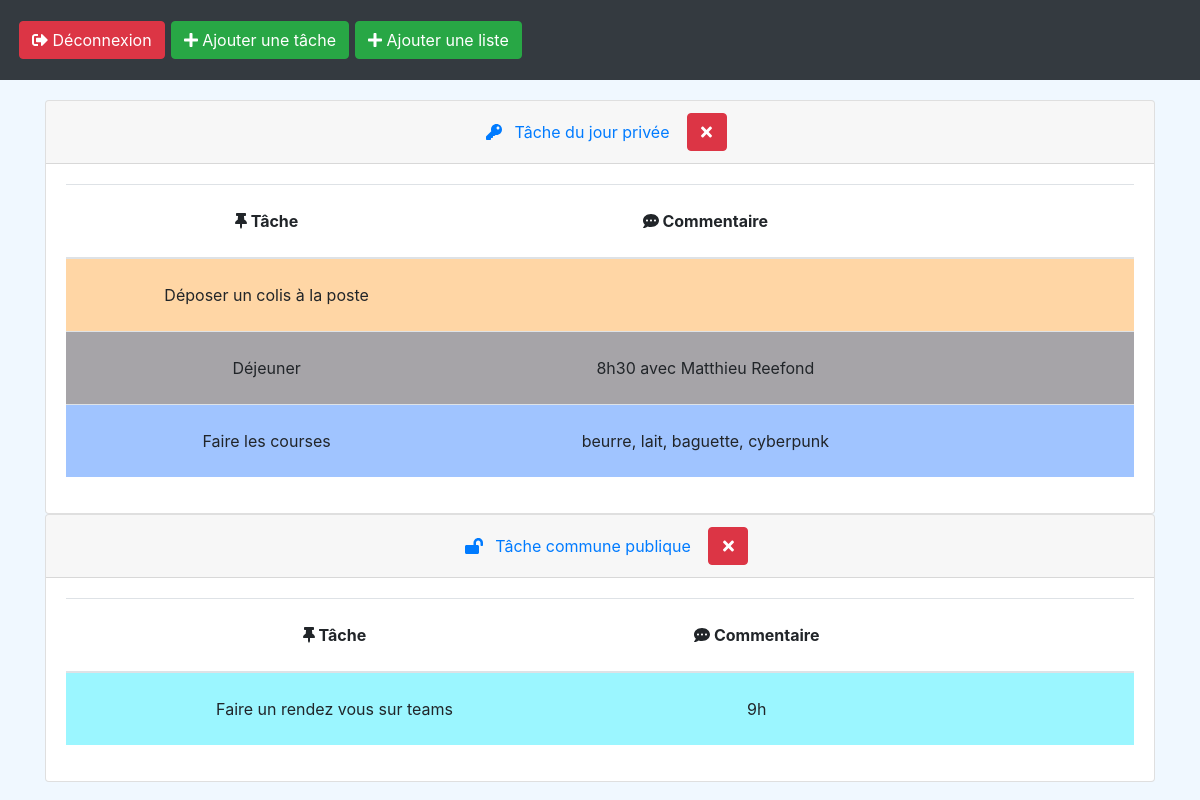
The app's page / (signed in) with its own data.
### tables this page shows
CREATE TABLE IF NOT EXISTS `list` (
  `listId` int(11) NOT NULL AUTO_INCREMENT,
  `label` varchar(200) NOT NULL,
  `user` varchar(60) NOT NULL,
  `isPublic` int(16) NOT NULL,
  PRIMARY KEY (`listId`)
);

CREATE TABLE IF NOT EXISTS `task` (
  `listId` int(100) NOT NULL,
  `title` varchar(100) NOT NULL,
  `description` varchar(512) NOT NULL,
  `id` int(11) NOT NULL AUTO_INCREMENT,
  `color` varchar(20) NOT NULL,
  `isDone` tinyint(1) NOT NULL DEFAULT '0',
  PRIMARY KEY (`id`)
);

### index.php (called while the page is built, shortened)
<?php
    require_once('./Autoload.php');
    new FrontControler();
?>

### Autoload.php (called while the page is built, shortened)
<?php
class Autoload
{
    private static function _autoload($class){
        $filename = $class.'.php';
        $dir = array('config/','controleur/','database/','gateway/','model/','model/metier/','factory/');
        foreach ($dir as $d){
            $file = './'.$d.$filename;
            if(file_exists($file)){
                break;
            }
        }
    }
}

### model/TaskModel.php (called while the page is built, shortened)
<?php
class TaskModel
{
    static function Pulltask($con, $id){
        $gtw = new GatewayTask($con);
        $task = $gtw->buildTask($id);
        return $task;
    }
    static function PullList($con,$isPublic,$user){
        $gtw = new GatewayList($con);
        if($isPublic){
            $list = $gtw->buildPublicList();
        }
        else{
            $list = $gtw->buildList($user);
        }
        return $list;
    }
}

### gateway/GatewayList.php (called while the page is built, shortened)
<?php
class GatewayList
{
    public $connexion;
    public function __construct($connexion)
    {
        $this->connexion = $connexion;
    }
    public function buildList(User $user):array{
        $query="SELECT * FROM list WHERE user=:usr OR isPublic='1'";
        $this->connexion->executeQuery($query,array(':usr'=>array($user->getLogin(),PDO::PARAM_STR)));
        $results = $this->connexion->getResults();
        return Factory::makeList($results, "sql");
    }
}

### model/metier/User.php (called while the page is built, shortened)
<?php
class User
{
    private $login;
    public function getLogin()
    {
        return $this->login;
    }
}

### dataBase/Connexion.php (called while the page is built, shortened)
<?php
class Connexion extends PDO
{
    private $stmt;
    public function executeQuery($query, $parameters = []):bool{
        $this->stmt = parent::prepare($query);
        foreach ($parameters as $name => $value) {
            $this->stmt->bindValue($name, $value[0], $value[1]);
        }
        return $this->stmt->execute();
    }
    public function getResults(){
        return $this->stmt->fetchall();
    }
}

### Factory/Factory.php (called while the page is built, shortened)
<?php
class Factory
{
    public static function makeList($results,$param){
        switch ($param){
            case "sql":
                $final = array();
                foreach ($results as $res){
                    $final[] = new Liste($res['label'],$res['listId'],$res['user'],$res['isPublic']);
                }
                return $final;
        }
    }
}

### model/metier/Liste.php (called while the page is built, shortened)
<?php
class Liste
{
    private $label;
    private $taskArray;
    private $isPublic;
    public function __construct($label, $id, $user, $isPublic)
    {
        $this->label = $label;
        $this->taskArray = array();
        $this->isPublic = $isPublic;
    }
    public function getLabel()
    {
        return $this->label;
    }
    public function getTaskArray()
    {
        return $this->taskArray;
    }
    public function isPublic(){
        return $this->isPublic;
    }
    public function addToList($task){
        foreach ($task as $t){
            $this->taskArray[]=$t;
        }
    }
}

### model/metier/Task.php (called while the page is built, shortened)
<?php
class Task
{
    private $titre;
    private $description;
    private $color;
    private $done;
    public function __construct($titre, $description, $listId, $color, $id, $done)
    {
        $this->titre = $titre;
        $this->description = $description;
        $this->color = $color;
        $this->done = $done;
    }
    public function getTitre()
    {
        return $this->titre;
    }
    public function getDescription()
    {
        return $this->description;
    }
    public function getColor()
    {
        return $this->color;
    }
    public function isDone()
    {
        return $this->done;
    }
}

### gateway/GatewayTask.php (called while the page is built, shortened)
<?php
class GatewayTask
{
    public $connexion;
    public function __construct($connexion)
    {
        $this->connexion = $connexion;
    }
    public function buildTask($id):array{
        $query="SELECT * FROM task WHERE listId=:id;";
        $this->connexion->executeQuery($query,array(':id'=>array($id,PDO::PARAM_STR)));
        $results = $this->connexion->getResults();
        return Factory::makeTask($results,"sql");
    }
}

### view/toDoList.php (the view, shortened to what this page needs)
<body>
    <div class="container" style="text-align: center;line-height: 3;">
        <div id="accordion">
            <?php
            $num = 0;
            foreach ($list as $lis){
                $logo = $lis->isPublic()?'<i class="fas fa-lock-open"></i>':'<i class="fas fa-key"></i>';
                echo '<div class="card">
                            <div class="card-header" id="headingOne">
                                <h5 class="mb-0">
                                    <button class="btn btn-link" data-toggle="collapse" data-target="#collapseOne" aria-expanded="true" aria-controls="collapseOne">
                                        '.$logo.'<span style = "margin-left:1vh;"> '.$lis->getLabel().' </span>
                                        <form method="POST" style="display: inline-block;">
                                        <button type="submit"  name="action" value="delList" class="btn btn-danger" style="width: 2.5em"><i class="fas fa-times"></i></button>
                                        <input type="hidden" name="id" value="'.$lis->getId().'">
                                        </form>
                                    </button>
                                </h5>
                            </div>
                            <div id="'.$num.'" class="collapse show" aria-labelledby="'.$num.'" data-parent="#accordion">
                                <div class="card-body">
                                <table class="table table-hover">
                                <thead>
                                <tr>
                                    <th scope="col"><i class="fas fa-thumbtack"></i> T&acirc;che</th>
                                    <th scope="col"><i class="fas fa-comment-dots"></i> Commentaire</th>
                                    <th scope="col"></th>
                                </tr>
                                </thead>
                                <tbody>
                      ';
                $num = $num+1;
                foreach ($lis->getTaskArray() as $t){
                    $settings = '
                        <form method="POST" style="display: inline-block;">
                        <button type="submit"  name="action" value="delTask" class="btn btn-danger" style="width: 2.5em"><i class="fas fa-times"></i></button>
                        <input type="hidden" name="id" value="'.$t->getId().'">
                        </form>
                        <form method="POST" style="display: inline-block;">
                        <button id="yolo" type="submit"  name="action" value="doneTask" class="btn btn-success" style="width: 2.5em"><i class="fas fa-check"></i></button>
                        <input type="hidden" name="id" value="'.$t->getId().'">
                        </form>
                    ';
                    echo '<tr class="'.$t->isDone().'" style="background-color: '.$t->getColor().';">
                        <div>
                                <td>'.$t->getTitre().'</td>
                                <td>'.$t->getDescription().'</td>
                        </div>
                                <td class="hiddenButton">'.$settings.'</td>
                            </tr>
                    ';
                }
                      echo '</tbody></table></div></div></div>';
            }
            ?>
    </div>
</body>

### controleur/FrontControler.php (shortened to what this page needs)
<?php
class FrontControler
{
    public function __construct()
    {
        include_once(__DIR__ . '/../config/config.php');
        if (isset($_SESSION['role'])) {
            if ($_SESSION['role'] == 'user') {
                return new UserControler($vues, $base, $login, $mdp);
            }
        }
    }
}

### controleur/UserControler.php (shortened to what this page needs)
<?php
class UserControler
{
    private $connexion;
    private $vues;
    public function __construct($vues,$base,$login,$mdp)
    {
        include_once(__DIR__ . '/../config/config.php');
        $this->vues = $vues;
        $this->connexion = new Connexion($base, $login, $mdp);
        $this->dataVueErreur = array();
        if (isset($_REQUEST['action'])) {
            $action = $_REQUEST['action'];
        } else {
            $action = 'displayTask';
        }
        try {
            switch ($action) {
                case "signIn":
                case "displayTask":
                    $this->displayInterface();
                    break;
            }
        } catch (PDOException $e) {
            $this->dataVueErreur["PDOException"] = $e->getMessage();
            require($this->vues['head']['url']);
            require($this->vues['erreur']['url']);
        } catch (Exception $e2) {
            $this->dataVueErreur["Exception"] = $e2->getMessage();
            require($this->vues['head']['url']);
            require($this->vues['erreur']['url']);
        }
        exit(0);
    }
    function displayInterface(){
        $user = $_SESSION['user'];
        $list = TaskModel::PullList($this->connexion,false,$user);
        foreach ($list as $l){
            $l->addToList(TaskModel::Pulltask($this->connexion,$l->getId()));
        }
        require ($this->vues['head']['url']);
        require ($this->vues['header']['url']);
        require ($this->vues['toDoList']['url']);
        require ($this->vues['footer']['url']);
    }
}

### view/sample/head.php (shortened to what this page needs)
<!doctype html>
<html class="no-js" lang="fr">
<head>
    <link rel="stylesheet" href="https://stackpath.bootstrapcdn.com/bootstrap/4.4.1/css/bootstrap.min.css"/>
    <link rel="stylesheet" href="./view/css/style.css"/>
</head>

### view/sample/header.php (shortened to what this page needs)
<div style="height: 100px;">
</div>
<nav id="header" class="navbar navbar-expand-lg navbar-dark bg-dark" style="position:fixed;top: 0;width: 100%;min-height: 80px; z-index: 100;">
    <div class="collapse navbar-collapse" id="navbarText">
        <ul class="navbar-nav mr-auto headerUl">
            <li class="nav-item">
                <form style="display: inline-block;">
                    <button type="submit" class="btn btn-danger"><i class="fas fa-sign-out-alt"></i> D&eacute;connexion</button>
                </form>
            </li>
            <li class="nav-item">
                <form style="display: inline-block;">
                    <button type="submit" class="btn btn-success"><i class="fas fa-plus"></i> Ajouter une t&acirc;che</button>
                </form>
            </li>
            <li class="nav-item">
                <form style="display: inline-block;">
                    <button type="submit" class="btn btn-success"><i class="fas fa-plus"></i> Ajouter une liste</button>
                </form>
            </li>
        </ul>
    </div>
</nav>

### view/sample/footer.php
</html>

### view/css/style.css (style rules this page uses)
body { background-color:aliceblue; }

### view/sample/header.php (style rules this page uses)
.headerUl li { margin: 3px; }

### records on screen
list: label "Tâche du jour privée"
task: title "Déposer un colis à la poste"
task: title "Déjeuner", description "8h30 avec Matthieu Reefond"
task: title "Faire les courses", description "beurre, lait, baguette, cyberpunk"
list: label "Tâche commune publique"
task: title "Faire un rendez vous sur teams", description "9h"
